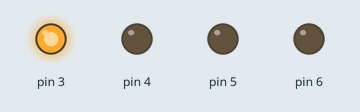
Recording of a sketch running on a simulated Arduino Uno, built with avr-gcc and run on an emulated ATmega328P. On the bench: output pins drawn as LEDs (lit = HIGH).

Above: at 0.5 s.
At 2.5 s:
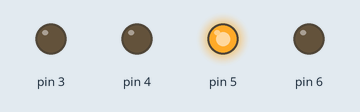
At 3.5 s:
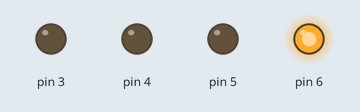
At 4.2 s:
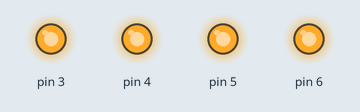
At 5.7 s:
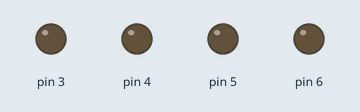
At 8.5 s:
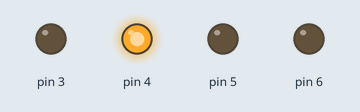
Timing chart, 0 to 9.1 s (numbered marks = the images above):
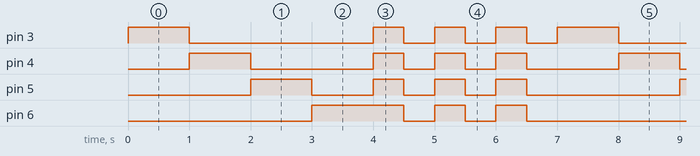

Measured:
- by itself, pin 3: repeats every 7.0 s: LOW 3.0 s, 3 × (HIGH 0.50 s, LOW 0.50 s), HIGH 1.0 s
- by itself, pin 4: repeats every 7.0 s: LOW 2.0 s, 2 × (HIGH 0.50 s, LOW 0.50 s), HIGH 0.50 s, LOW 1.5 s, HIGH 1.0 s
- by itself, pin 5: repeats every 7.0 s: LOW 1.0 s, 2 × (HIGH 0.50 s, LOW 0.50 s), HIGH 0.50 s, LOW 2.5 s, HIGH 1.0 s
- by itself, pin 6: repeats every 7.0 s: 2 × (LOW 0.50 s, HIGH 0.50 s), LOW 3.5 s, HIGH 1.5 s

The sketch:

ex05_led_with_object.ino
```cpp
#include "LED.h"

LED leds[4] = {LED(3), LED(4), LED(5), LED(6)};
int out_no = 0; // 출력할 값 출력 순서 번호(0-3)
void setup() {
  // put your setup code here, to run once:
  // 클래스 정의 함으로서 setup 할 구문이 없음
}

void loop() {
  // put your main code here, to run repeatedly:
  int n;

  for (n = 0; n < 4; n++) {
    if (n == out_no) leds[n].on();
    else leds[n].off();

    // ====================
    // 혹은 toggle 을 이용하여 아래와 같이도 구현 가능
    //    단, toggle 사용시 for문 밖의 두줄은 사용 안함
    // ====================
    // leds[n].toggle();
    // delay(1000);
    // leds[n].toggle();

    // ====================
    // 혹은 setValue 를 이용하여 구현 가능
    // ====================
    // leds[n].setValue(n == out_no);
  }

  ++out_no %= 4;
  delay(1000);

  // 한번 점멸 돌면 3번 깜빡이기
  if (out_no == 0) {
    blink();
  }
}

void blink() {
  for (int j = 0; j < 3; j++) {
    for (int i = 0; i < 4; i++) {
      leds[i].on();
    }
    delay(500);
    for (int i = 0; i < 4; i++) {
      leds[i].off();
    }
    delay(500);
  }
}
```
